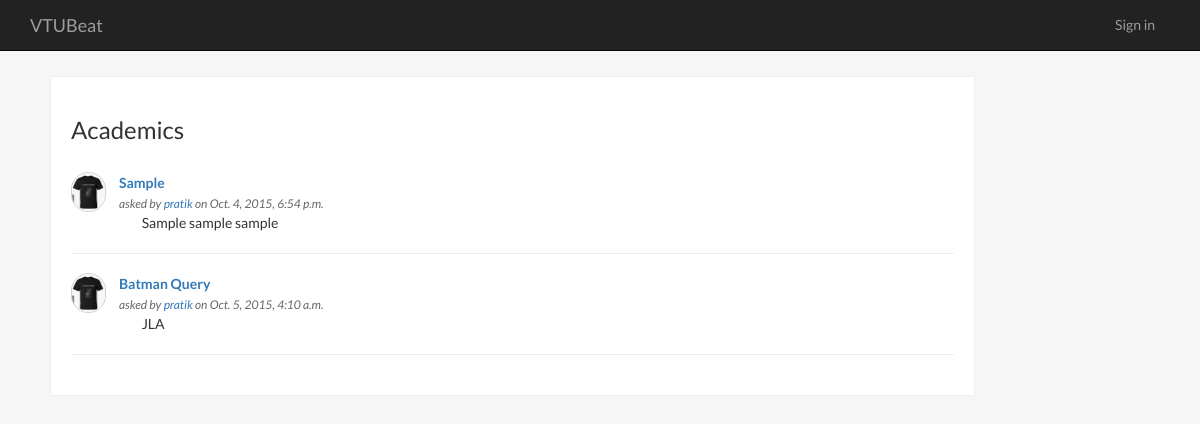
/category/academics, run on an earlier commit of the app's database.
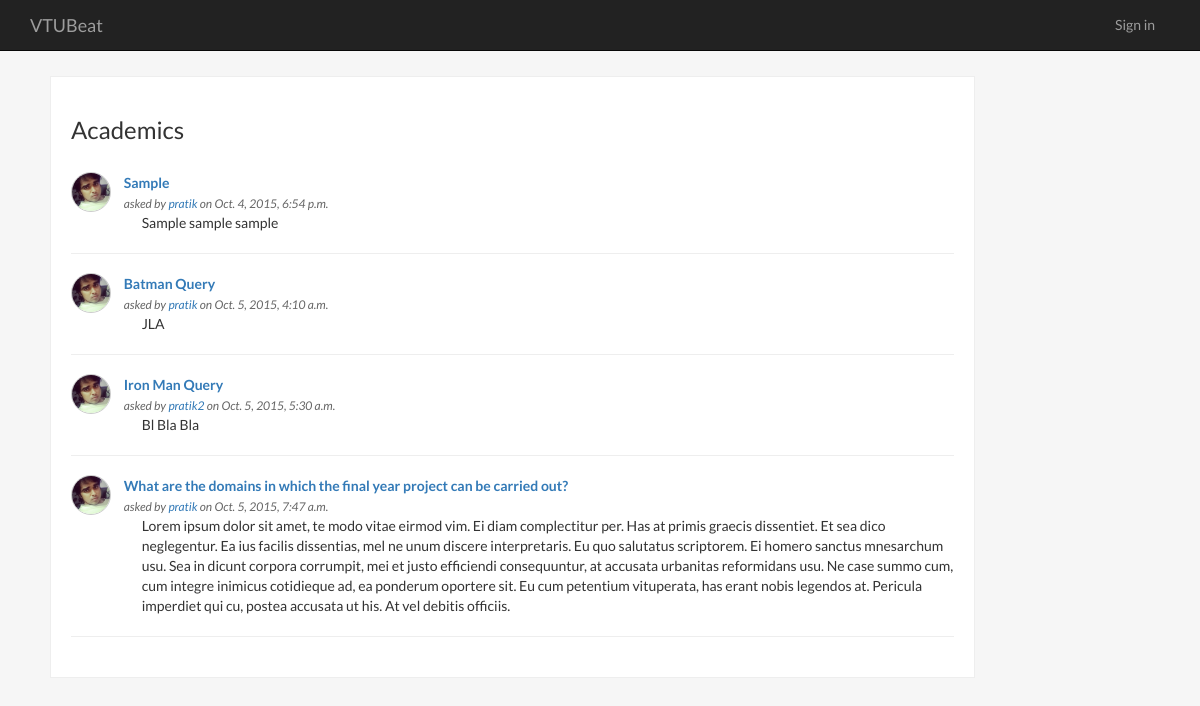
And on a later commit of the database.
### post/models.py (models this page shows, shortened)
class Category(models.Model):
    cat_name = models.CharField(max_length=255)
    cat_desc = models.TextField()
    cat_slug = models.SlugField()
    class Meta:
        verbose_name_plural = 'Categories'

class Query(models.Model):
    title = models.CharField(max_length=255)
    query_details = models.TextField()
    date = models.DateTimeField(default = datetime.now)
    query_by = models.ForeignKey(User)
    query_cat = models.ForeignKey(Category,null=True)
    query_slug = models.SlugField()
    class Meta:
        verbose_name_plural = 'Queries'

class UserProfile(models.Model):
    user = models.OneToOneField(User)
    profile_picture = models.ImageField(upload_to = settings.MEDIA_ROOT,null=True, blank=True)
    college_name = models.CharField(null=True, blank=True, max_length=255)

### post/views.py (the view)
# urls.py: url(r'^category/(?P<slug>[\w\-]+)/?$',post_views.fetch_category),
def fetch_category(request,slug):
    category = Category.objects.get(cat_slug=slug)
    queries = Query.objects.filter(query_cat=category)
    return render(request,"category.html",{"category":category,"queries":queries},)

### templates/category.html
{% extends "base.html" %}
{% block content %}
<div class="container">
  <div class="row">
    <div class="col-md-10">
      <div class="all-queries">
        <div>
          <h3>{{category.cat_name }} <small></small></h3>
        </div>
        <br/>
        {% for query in queries %}
        <div class="query">
          <div class="query-icon">
          <img class="profile-picture profile-icon" src="{{ MEDIA_URL }}{{ query.query_by.userprofile.profile_picture }}" height="25px"/>
          </div>
          <div class="query-meta">
            <b>
              <a href="http://{{ request.META.HTTP_HOST }}/query/{{ query.query_slug }}">
                {{ query.title }}
              </a>
            </b>
            <span class="author">
              <br/><i> asked by <a href="http://{{ request.META.HTTP_HOST }}/user/{{ query.query_by }}">{{ query.query_by }}</a> on {{ query.date }}</i>
            </span>
          </div>
        </div>
        <div class="query-wrap">
          <div class="query-answer">
            <p>{{ query.query_details }}</p>
          </div>
        </div>
        <hr/>
        {% endfor %}
    </div>
    </div>
  </div>
</div>
{% endblock %}

### templates/base.html (shortened to what this page needs)
{% load static %}
<!DOCTYPE HTML>
<html>
  <head>
    <link rel="stylesheet" type="text/css" href="https://cdnjs.cloudflare.com/ajax/libs/font-awesome/4.4.0/css/font-awesome.css"/>
    <link rel="stylesheet" type="text/css" href="{% static 'css/bootstrap.min.css' %}" />
    <link rel="stylesheet" type="text/css" href="{% static 'css/custom.css' %}" />
  </head>
<body>
  <nav class="navbar navbar-inverse navbar-static-top" role="navigation">
        <div class="container">
            <div class="navbar-header">
                <a class="navbar-brand" href="/">VTUBeat</a>
          </div>
            <div class="collapse navbar-collapse" style="float:right" id="bs-example-navbar-collapse-1">
                <ul class="nav navbar-nav">
                    {% if user.is_authenticated %}
                    <li>
                        <a href="http://{{ request.META.HTTP_HOST }}/accounts/profile">Profile</a>
                    </li>
                    <li>
                        <a href="http://{{ request.META.HTTP_HOST }}/accounts/logout">Logout</a>
                    </li>
                    <li>
                      <img class="profile-picture profile-icon" src="{{ MEDIA_URL }}{{ user.userprofile.profile_picture }}" height="25px"/>
                    </li>
                    {% else %}
                    <li>
                        <a href="http://{{ request.META.HTTP_HOST }}/accounts/login">Sign in</a>
                    </li>
                    {% endif %}
                </ul>
            </div>
        </div>
    </nav>
  {% block content %}{% endblock %}
</body>
</html>

### static/css/custom.css (style rules this page uses)
body { background-color:#f6f6f6!important; font-family:'Lato'; }
.category-bar,.all-queries, .query-form { padding:20px; margin-left:3px; margin-top:5px; background:#fff; border:1px solid #eee; border-radius:0px; }
.all-queries { margin-left:20px; }
.author { color:#666; font-size:12px; }
.profile-picture { margin-top:15px; border:1px solid #eee; }
.profile-icon { border-radius:30px; }
.query-icon,.query-meta { display:inline-block; }
.query-wrap { margin-left:8%; }
.query-icon img { height:40px; margin-top:-25px; margin-right:10px; border:1px solid #ccc; border-radius: 500px; -webkit-border-radius: 500px; -moz-border-radius: 500px; }

What changed in the data, as far as the page shows it:
changed through a linked row, Query "Sample": query_by.userprofile.profile_picture: a different picture
changed through a linked row, Query "Batman Query": query_by.userprofile.profile_picture: a different picture
added Query: query_by.userprofile.profile_picture (picture), title "Iron Man Query", query_by "pratik2", date "Oct. 5, 2015, 5:30 a.m.", query_details "Bl Bla Bla"
added Query: query_by.userprofile.profile_picture (picture), title "What are the domains in which the final year project can be carried out?", query_by "pratik", date "Oct. 5, 2015, 7:47 a.m.", query_details "Lorem ipsum dolor sit amet, te modo vitae eirmod vim. Ei diam complectitur per. Has at primis graecis dissentiet. Et sea dico neglegentur. Ea ius facilis dissentias, mel ne unum discere interpretaris. Eu quo salutatus scriptorem. Ei homero sanctus mnesarchum usu. Sea in dicunt corpora corrumpit, mei et justo efficiendi consequuntur, at accusata urbanitas reformidans usu. Ne case summo cum, cum integre inimicus cotidieque ad, ea ponderum oportere sit. Eu cum petentium vituperata, has erant nobis legendos at. Pericula imperdiet qui cu, postea accusata ut his. At vel debitis officiis."
